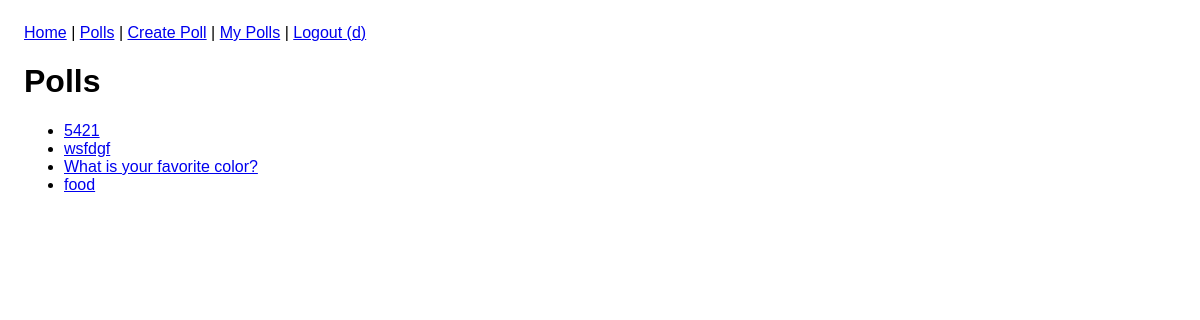
The app's page /polls/ (signed in) with its own data.
### polls/models.py (models this page shows, shortened)
class Poll(models.Model):
    question = models.CharField(max_length=255)
    is_public = models.BooleanField(default=True)
    created_at = models.DateTimeField(auto_now_add=True)
    owner = models.ForeignKey(User, on_delete=models.CASCADE, related_name='polls', null=True, blank=True)
    slug = models.SlugField(unique=True, blank=True)
    private_code = models.UUIDField(default=uuid.uuid4, unique=True)

### polls/views.py (the view)
# urls.py: path('polls/', views.poll_list, name='poll_list'),
def poll_list(request):
    polls = Poll.objects.select_related('owner').prefetch_related('choices').filter(is_public=True).order_by('-created_at')
    return render(request, 'polls/poll_list.html', {'polls': polls})

### frontend/templates/polls/poll_list.html
{% extends 'base.html' %}
{% block content %}
<h1>Polls</h1>
<ul>
  {% for p in polls %}
    <li><a href="{% url 'poll_detail' p.slug %}">{{ p.question }}</a></li>
  {% empty %}
    <li>No polls yet.</li>
  {% endfor %}
</ul>
{% endblock %}

### frontend/templates/base.html (shortened to what this page needs)
{% load static %}
<!DOCTYPE html>
<html lang="en">
<head>
    <link rel="stylesheet" href="{% static 'css/style.css' %}">
</head>
<body>
    <nav>
        <a href="{% url 'home' %}">Home</a> |
        <a href="{% url 'poll_list' %}">Polls</a>
        {% if user.is_authenticated %}
            | <a href="{% url 'create_poll' %}">Create Poll</a>
            | <a href="{% url 'my_polls' %}">My Polls</a>
            | <a href="{% url 'logout' %}">Logout ({{ user.username }})</a>
        {% else %}
            | <a href="{% url 'login' %}">Login</a>
            | <a href="{% url 'register' %}">Register</a>
        {% endif %}
    </nav>
    <main>
        {% block content %}
        {% endblock %}
    </main>
</body>
</html>

### frontend/static/css/style.css (style rules this page uses)
body { font-family: Arial, sans-serif; margin: 24px; }
nav { margin-bottom: 16px; }

### records on screen
Poll: question "5421"
Poll: question "wsfdgf"
Poll: question "What is your favorite color?"
Poll: question "food"

### other values on screen
{{ user.username }} "d"
